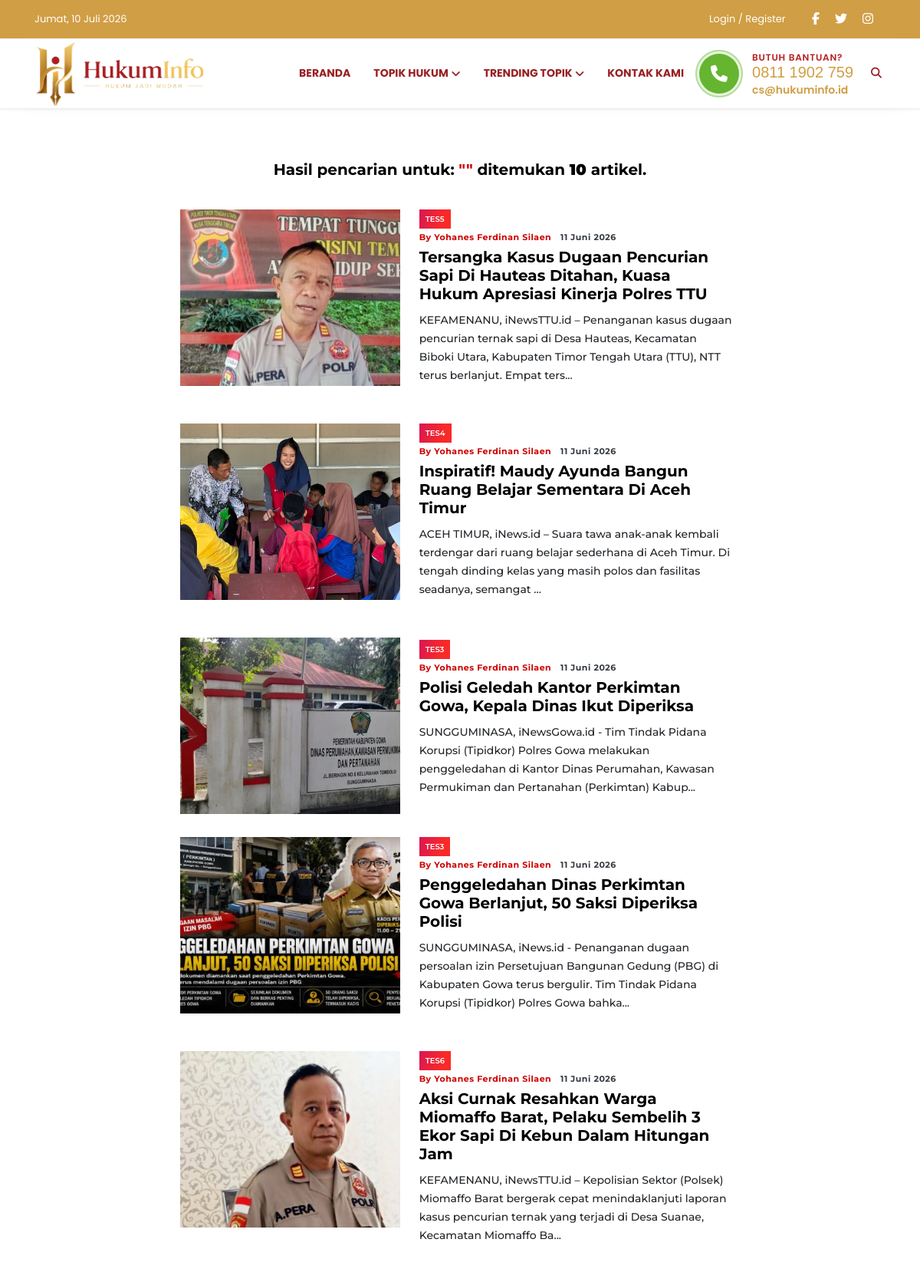
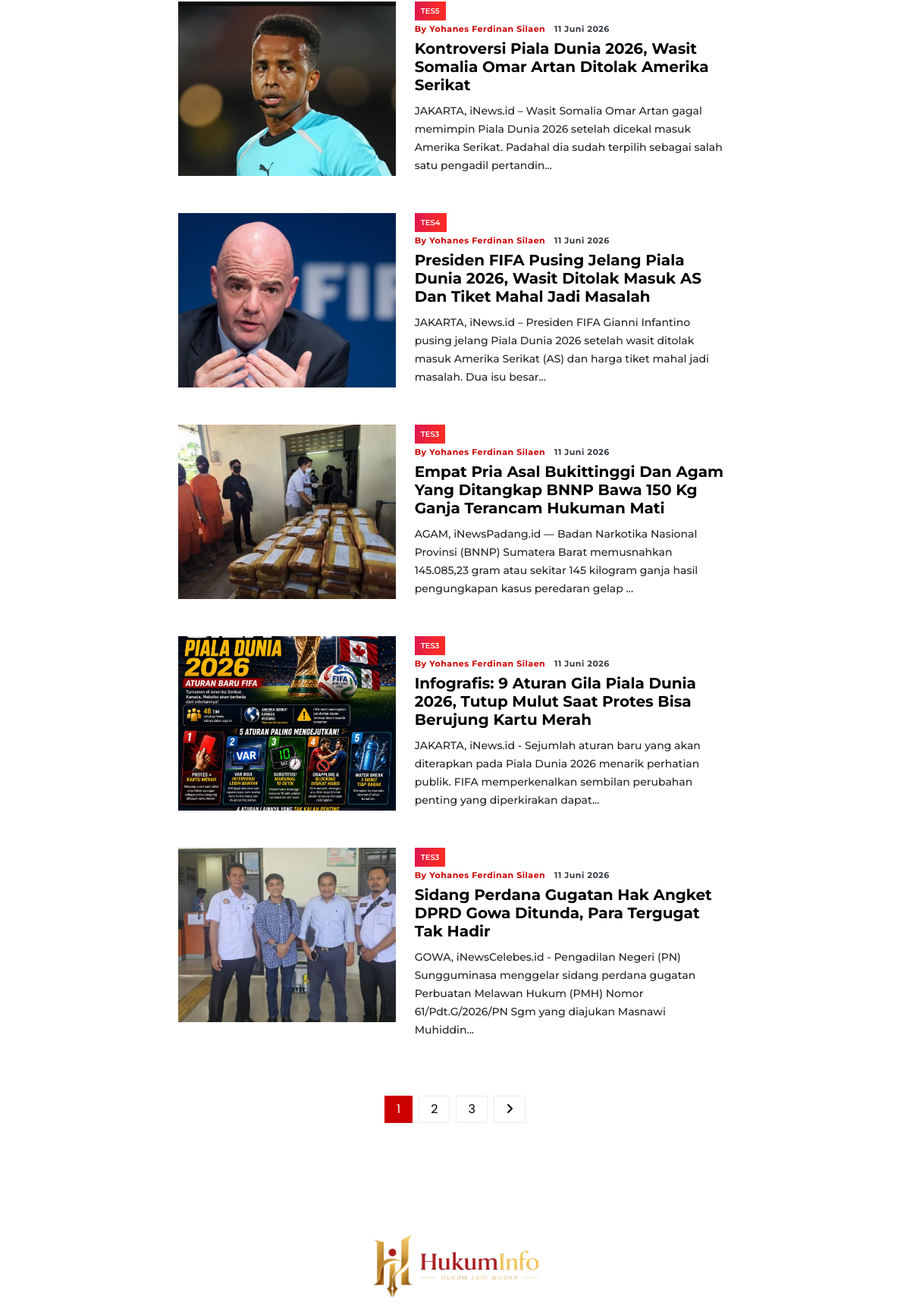
The page /pencarian.php (upper part) on the database its author committed (2 pictures, top to bottom).
### tables this page shows
CREATE TABLE `post` (
  `id` int(11) NOT NULL,
  `post_title` varchar(255) NOT NULL,
  `post_sub_title` varchar(255) NOT NULL,
  `post_category_id` int(11) NOT NULL,
  `post_subcategory_id` int(11) NOT NULL,
  `role_id` int(11) NOT NULL,
  `user_id` bigint(20) NOT NULL,
  `post_desc` text NOT NULL,
  `post_image` varchar(255) NOT NULL,
  `total_views` int(11) DEFAULT 0,
  `total_comments` int(11) DEFAULT 0,
  `total_likes` int(11) DEFAULT 0,
  `total_bookmarks` int(11) DEFAULT 0,
  `slug` varchar(255) DEFAULT NULL,
  `status` enum('draft','publish') NOT NULL DEFAULT 'publish',
  `created_at` datetime NOT NULL,
  `update_at` datetime DEFAULT NULL ON UPDATE current_timestamp()
);

CREATE TABLE `post_category` (
  `id` int(11) NOT NULL,
  `name_category` varchar(255) NOT NULL,
  `desc_category` text NOT NULL,
  `slug` varchar(255) NOT NULL,
  `created_at` datetime NOT NULL DEFAULT current_timestamp(),
  `update_at` datetime NOT NULL DEFAULT '0000-00-00 00:00:00' ON UPDATE current_timestamp()
);

### pencarian.php (the view, shortened to what this page needs)
<?php
require_once 'koneksi.php';
function tanggalIndonesia($datetime)
{
    $bulan = [
        1 => 'Januari',
        'Februari',
        'Maret',
        'April',
        'Mei',
        'Juni',
        'Juli',
        'Agustus',
        'September',
        'Oktober',
        'November',
        'Desember'
    ];
    $timestamp = strtotime($datetime);
    return date('d', $timestamp) . ' ' .
        $bulan[(int)date('n', $timestamp)] . ' ' .
        date('Y', $timestamp);
}
$q = trim($_GET['q'] ?? '');
$qEscaped = mysqli_real_escape_string($conn, $q);
$perPage = 10;
$page = isset($_GET['page'])
    ? max(1, (int)$_GET['page'])
    : 1;
$offset = ($page - 1) * $perPage;
$countQuery = mysqli_query($conn, "
    SELECT COUNT(DISTINCT p.id) AS total
    FROM post p
    LEFT JOIN post_category pc
        ON pc.id = p.post_category_id
    LEFT JOIN users u
        ON u.id = p.user_id
    LEFT JOIN user_profile up
        ON up.user_id = u.id
    LEFT JOIN post_tags pt
        ON pt.post_id = p.id
    LEFT JOIN tags t
        ON t.id = pt.tag_id
    WHERE p.status='publish'
    AND (
        p.post_title LIKE '%$qEscaped%'
        OR p.post_sub_title LIKE '%$qEscaped%'
        OR p.post_desc LIKE '%$qEscaped%'
        OR pc.name_category LIKE '%$qEscaped%'
        OR up.full_name LIKE '%$qEscaped%'
        OR t.tag_name LIKE '%$qEscaped%'
    )
");
$totalResult =
    mysqli_fetch_assoc($countQuery)['total'];
$totalPages =
    ceil($totalResult / $perPage);
$searchQuery = mysqli_query($conn, "
    SELECT DISTINCT
        p.*,
        pc.name_category,
        COALESCE(
            up.full_name,
            'Administrator'
        ) AS author_name
    FROM post p
    LEFT JOIN post_category pc
        ON pc.id = p.post_category_id
    LEFT JOIN users u
        ON u.id = p.user_id
    LEFT JOIN user_profile up
        ON up.user_id = u.id
    LEFT JOIN post_tags pt
        ON pt.post_id = p.id
    LEFT JOIN tags t
        ON t.id = pt.tag_id
    WHERE p.status='publish'
    AND (
        p.post_title LIKE '%$qEscaped%'
        OR p.post_sub_title LIKE '%$qEscaped%'
        OR p.post_desc LIKE '%$qEscaped%'
        OR pc.name_category LIKE '%$qEscaped%'
        OR up.full_name LIKE '%$qEscaped%'
        OR t.tag_name LIKE '%$qEscaped%'
    )
    ORDER BY p.created_at DESC
    LIMIT $offset,$perPage
");
$totalResult = mysqli_num_rows($searchQuery);
?>
<!DOCTYPE html>
<html lang="id">
<head>
    <link href="./css/styles.css?537a1bbd0e5129401d28" rel="stylesheet">
    <link rel="stylesheet"
        href="https://cdnjs.cloudflare.com/ajax/libs/font-awesome/6.5.2/css/all.min.css">
    <link rel="stylesheet"
        href="https://cdnjs.cloudflare.com/ajax/libs/font-awesome/6.5.2/css/v4-shims.min.css">
</head>
<body>
    <header>
        <div class="topbar d-none d-sm-block">
            <?php include 'includes/top-header.php'; ?>
        </div>
        <div class="navigation-wrap navigation-shadow bg-white">
            <?php include 'includes/navbar.php'; ?>
        </div>
    </header>
    <section class="wrapper__section my-5">
        <div class="container">
            <div class="row">
                <div class="col-md-8 mx-auto">
                    <div class="wrap__search-result">
                        <div class="wrap__search-result-keyword">
                            <h5>
                                Hasil pencarian untuk:
                                <span class="text-primary">
                                    "<?= htmlspecialchars($q); ?>"
                                </span>
                                ditemukan
                                <strong>
                                    <?= number_format($totalResult); ?>
                                </strong>
                                artikel.
                            </h5>
                        </div>
                        <?php if ($totalResult > 0): ?>
                            <?php while ($row = mysqli_fetch_assoc($searchQuery)): ?>
                                <div class="card__post card__post-list card__post__transition mt-30">
                                    <div class="row">
                                        <div class="col-md-5">
                                            <div class="card__post__transition">
                                                <a href="artikel-detail.php?slug=<?= $row['slug']; ?>">
                                                    <img
                                                        src="dashboard/assets/images/uploads/posts/<?= htmlspecialchars($row['post_image']); ?>"
                                                        class="img-fluid w-100"
                                                        alt="<?= htmlspecialchars($row['post_title']); ?>">
                                                </a>
                                            </div>
                                        </div>
                                        <div class="col-md-7 my-auto pl-0">
                                            <div class="card__post__body">
                                                <div class="card__post__content">
                                                    <div class="card__post__category">
                                                        <?= htmlspecialchars($row['name_category']); ?>
                                                    </div>
                                                    <div class="card__post__author-info mb-2">
                                                        <ul class="list-inline">
                                                            <li class="list-inline-item">
                                                                <span class="text-primary">
                                                                    by <?= htmlspecialchars($row['author_name']); ?>
                                                                </span>
                                                            </li>
                                                            <li class="list-inline-item">
                                                                <span class="text-dark">
                                                                    <?= tanggalIndonesia($row['created_at']); ?>
                                                                </span>
                                                            </li>
                                                        </ul>
                                                    </div>
                                                    <div class="card__post__title">
                                                        <h5>
                                                            <a href="artikel-detail.php?slug=<?= $row['slug']; ?>">
                                                                <?= htmlspecialchars($row['post_title']); ?>
                                                            </a>
                                                        </h5>
                                                        <p>
                                                            <?= mb_substr(
                                                                strip_tags($row['post_desc']),
                                                                0,
                                                                180
                                                            ); ?>...
                                                        </p>
                                                    </div>
                                                </div>
                                            </div>
                                        </div>
                                    </div>
                                </div>
                            <?php endwhile; ?>
                        <?php endif; ?>
                    </div>
                    <div class="mt-4">
                        <div class="pagination-area">
                            <?php if ($totalPages > 1): ?>
                                <div class="pagination wow fadeIn animated">
                                    <?php
                                    $start = max(1, $page - 2);
                                    $end   = min($totalPages, $page + 2);
                                    ?>
                                    <?php for ($i = $start; $i <= $end; $i++): ?>
                                        <a
                                            href="?q=<?= urlencode($q); ?>&page=<?= $i; ?>"
                                            class="<?= $i == $page ? 'active' : ''; ?>">
                                            <?= $i; ?>
                                        </a>
                                    <?php endfor; ?>
                                    <?php if ($page < $totalPages): ?>
                                        <a href="?q=<?= urlencode($q); ?>&page=<?= $page + 1; ?>">
                                            <i class="fa fa-angle-right"></i>
                                        </a>
                                    <?php endif; ?>
                                </div>
                            <?php endif; ?>
                        </div>
                    </div>
                </div>
            </div>
        </div>
    </section>
    <section class="wrapper__section p-0">
        <div class="wrapper__section__components">
            <?php include 'includes/footer.php'; ?>
        </div>
    </section>
</body>
</html>

### rows shown on the page
post: post_image (picture), post_category.name_category "TES5", author_name "Yohanes Ferdinan Silaen", created_at "11 Juni 2026", post_title "Tersangka Kasus Dugaan Pencurian Sapi Di Hauteas Ditahan, Kuasa Hukum Apresiasi Kinerja Polres TTU", post_desc "KEFAMENANU, iNewsTTU.id – Penanganan kasus dugaan pencurian ternak sapi di Desa Hauteas, Kecamatan Biboki Utara, Kabupaten Timor Tengah Utara (TTU), NTT terus berlanjut. Empat ters"
post: post_image (picture), post_category.name_category "TES4", author_name "Yohanes Ferdinan Silaen", created_at "11 Juni 2026", post_title "Inspiratif! Maudy Ayunda Bangun Ruang Belajar Sementara Di Aceh Timur", post_desc "ACEH TIMUR, iNews.id – Suara tawa anak-anak kembali terdengar dari ruang belajar sederhana di Aceh Timur. Di tengah dinding kelas yang masih polos dan fasilitas seadanya, semangat"
post: post_image (picture), post_category.name_category "TES3", author_name "Yohanes Ferdinan Silaen", created_at "11 Juni 2026", post_title "Polisi Geledah Kantor Perkimtan Gowa, Kepala Dinas Ikut Diperiksa", post_desc "SUNGGUMINASA, iNewsGowa.id - Tim Tindak Pidana Korupsi (Tipidkor) Polres Gowa melakukan penggeledahan di Kantor Dinas Perumahan, Kawasan Permukiman dan Pertanahan (Perkimtan) Kabup"
post: post_image (picture), post_category.name_category "TES3", author_name "Yohanes Ferdinan Silaen", created_at "11 Juni 2026", post_title "Penggeledahan Dinas Perkimtan Gowa Berlanjut, 50 Saksi Diperiksa Polisi", post_desc "SUNGGUMINASA, iNews.id - Penanganan dugaan persoalan izin Persetujuan Bangunan Gedung (PBG) di Kabupaten Gowa terus bergulir. Tim Tindak Pidana Korupsi (Tipidkor) Polres Gowa bahka"
post: post_image (picture), post_category.name_category "TES6", author_name "Yohanes Ferdinan Silaen", created_at "11 Juni 2026", post_title "Aksi Curnak Resahkan Warga Miomaffo Barat, Pelaku Sembelih 3 Ekor Sapi Di Kebun Dalam Hitungan Jam", post_desc "KEFAMENANU, iNewsTTU.id – Kepolisian Sektor (Polsek) Miomaffo Barat bergerak cepat menindaklanjuti laporan kasus pencurian ternak yang terjadi di Desa Suanae, Kecamatan Miomaffo Ba"
post: post_image (picture), post_category.name_category "TES5", author_name "Yohanes Ferdinan Silaen", created_at "11 Juni 2026", post_title "Kontroversi Piala Dunia 2026, Wasit Somalia Omar Artan Ditolak Amerika Serikat", post_desc "JAKARTA, iNews.id – Wasit Somalia Omar Artan gagal memimpin Piala Dunia 2026 setelah dicekal masuk Amerika Serikat. Padahal dia sudah terpilih sebagai salah satu pengadil pertandin"
post: post_image (picture), post_category.name_category "TES4", author_name "Yohanes Ferdinan Silaen", created_at "11 Juni 2026", post_title "Presiden FIFA Pusing Jelang Piala Dunia 2026, Wasit Ditolak Masuk AS Dan Tiket Mahal Jadi Masalah", post_desc "JAKARTA, iNews.id – Presiden FIFA Gianni Infantino pusing jelang Piala Dunia 2026 setelah wasit ditolak masuk Amerika Serikat (AS) dan harga tiket mahal jadi masalah. Dua isu besar"
post: post_image (picture), post_category.name_category "TES3", author_name "Yohanes Ferdinan Silaen", created_at "11 Juni 2026", post_title "Empat Pria Asal Bukittinggi Dan Agam Yang Ditangkap BNNP Bawa 150 Kg Ganja Terancam Hukuman Mati", post_desc "AGAM, iNewsPadang.id — Badan Narkotika Nasional Provinsi (BNNP) Sumatera Barat memusnahkan 145.085,23 gram atau sekitar 145 kilogram ganja hasil pengungkapan kasus peredaran gelap"
post: post_image (picture), post_category.name_category "TES3", author_name "Yohanes Ferdinan Silaen", created_at "11 Juni 2026", post_title "Infografis: 9 Aturan Gila Piala Dunia 2026, Tutup Mulut Saat Protes Bisa Berujung Kartu Merah", post_desc "JAKARTA, iNews.id - Sejumlah aturan baru yang akan diterapkan pada Piala Dunia 2026 menarik perhatian publik. FIFA memperkenalkan sembilan perubahan penting yang diperkirakan dapat"
post: post_image (picture), post_category.name_category "TES3", author_name "Yohanes Ferdinan Silaen", created_at "11 Juni 2026", post_title "Sidang Perdana Gugatan Hak Angket DPRD Gowa Ditunda, Para Tergugat Tak Hadir", post_desc "GOWA, iNewsCelebes.id - Pengadilan Negeri (PN) Sungguminasa menggelar sidang perdana gugatan Perbuatan Melawan Hukum (PMH) Nomor 61/Pdt.G/2026/PN Sgm yang diajukan Masnawi Muhiddin"

### other values the page prints
$totalResult "10"
